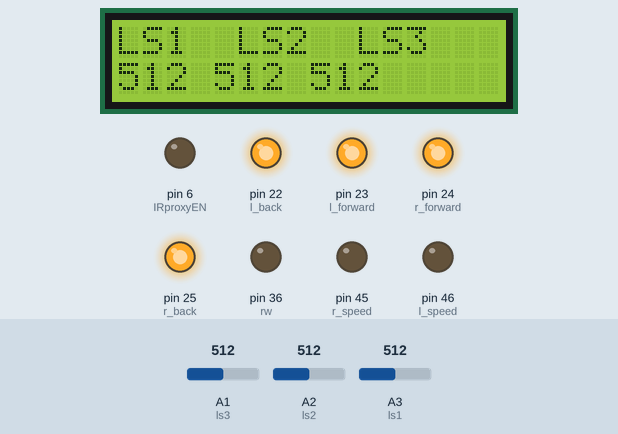
Recording of a sketch running on a simulated Arduino Mega 2560, built with avr-gcc and run on an emulated ATmega2560. Parts: 16×2 character LCD, output pins drawn as LEDs (lit = HIGH). The test bench sets the inputs (shaded band); at power-on: A1 (ls3) = 512, A2 (ls2) = 512, A3 (ls1) = 512.

Above: at 1.2 s.
1.3 s: A1 (ls3) set to 716
At 2.2 s:
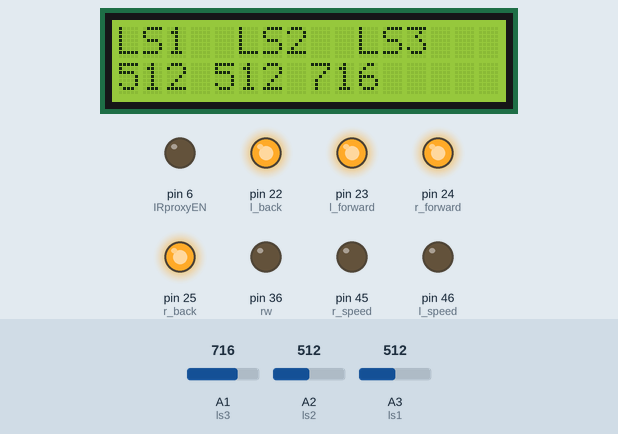
2.8 s: A2 (ls2) set to 716
At 3.1 s:
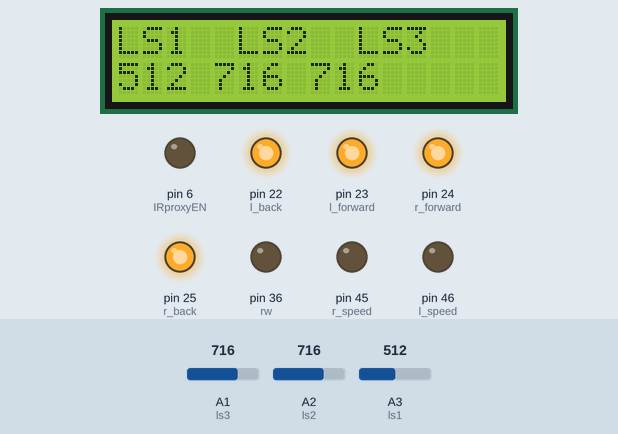
4.3 s: A3 (ls1) set to 716
At 5.3 s:
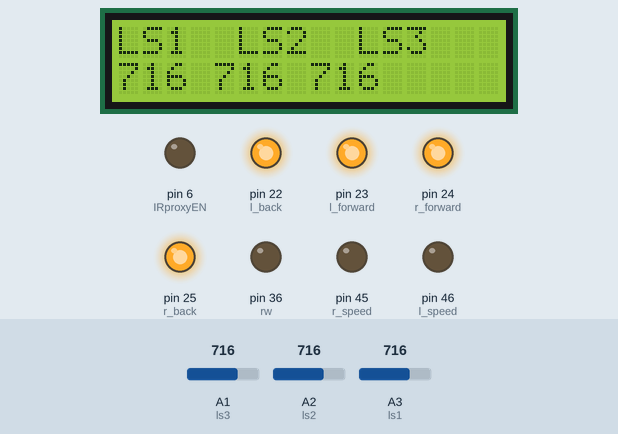
5.8 s: A1 (ls3) set to 900
At 6.2 s:
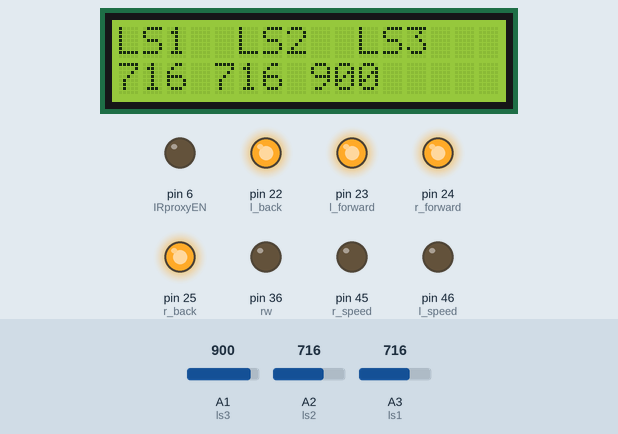
7.3 s: A2 (ls2) set to 900
At 8.4 s:
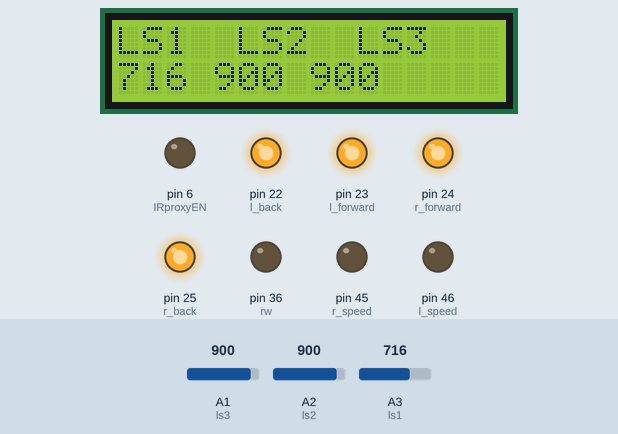
8.8 s: A2 (ls2) set to 11
At 9.4 s:
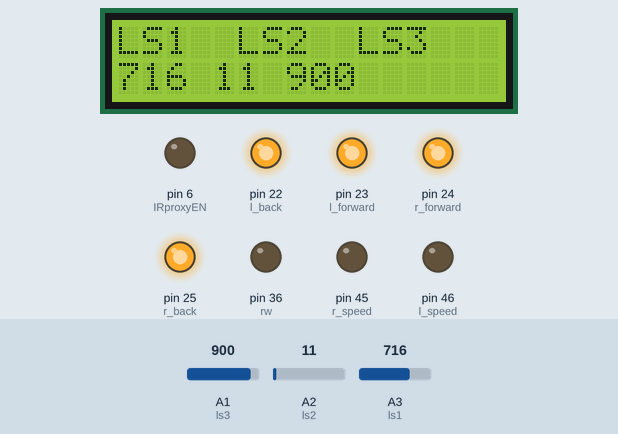
10.3 s: A2 (ls2) set to 8
Timing chart, 0 to 12.8 s (numbered marks = the images above; inputs shaded):
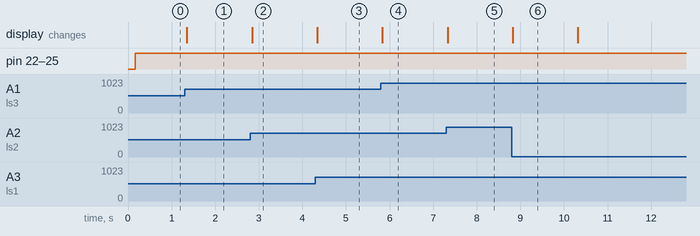

The sketch:

test.ino
```cpp
#include <LiquidCrystal.h>

// initialize the library by associating any needed LCD interface pin
// with the arduino pin number it is connected to
//const int rs = 12, en = 11, d4 = 5, d5 = 4, d6 = 3, d7 = 2;
const int rs = 37, en = 35, d4 = 33, d5 = 32, d6 = 31, d7 = 30, rw = 36;
LiquidCrystal lcd(rs, en, d4, d5, d6, d7);
int linesensorEN = 39;
int ls1 = A3;
int ls2 = A2;
int ls3 = A1;
int IRproxyEN = 6;
int IR1 = A4;
int IR2 = A5;
int IR3 = A6;
int IR4 = A7;
int IR5 = A8;

int l_speed = 46;
int l_forward = 23;
int l_back = 22;
int r_speed = 45;
int r_forward = 24;
int r_back = 25;
int sp = 200;

int ls_left = 0;
int ls_centre = 0;
int ls_right  = 0;
void setup() {

  pinMode(rw, OUTPUT);
  digitalWrite(rw, LOW);

  pinMode(linesensorEN, OUTPUT);
  digitalWrite(linesensorEN, LOW);

  pinMode(IRproxyEN, OUTPUT);
  digitalWrite(IRproxyEN, LOW);
  // set up the LCD's number of columns and rows:
  lcd.begin(16, 2);
  // put your setup code here, to run once:
  pinMode(l_speed, OUTPUT);
  pinMode(l_forward, OUTPUT);
  pinMode(l_back, OUTPUT);
  pinMode(r_speed, OUTPUT);
  pinMode(r_forward, OUTPUT);
  pinMode(r_back, OUTPUT);
}

void loop() {
  ls_left = analogRead(ls1);
  ls_centre = analogRead(ls2);
  ls_right = analogRead(ls3);

  lcd.clear();
  lcd.setCursor(0, 0);
  lcd.print("LS1  ");
  lcd.print("LS2  ");
  lcd.print("LS3  ");
  lcd.setCursor(0, 1);
  lcd.print(ls_left);
  lcd.print(" ");
  lcd.print(  ls_centre);
  lcd.print(" ");
  lcd.print( ls_right);
  lcd.print(" ");
  delay(100);

  if (ls_centre<150)
  {
    if((ls_left>180)&&(ls_right<220))
       {
          forward(200,120);
        }
        else if((ls_right>220)&&(ls_left<180))
        {
          forward(120,200);
        }
        else if((ls_left<180)&&(ls_right<220))
          {
            forward(200,200);
          }
  }
  else
  stopp();

}
void l_f()
{
  digitalWrite(l_back, LOW);
  digitalWrite(l_forward, HIGH);
}
void l_b()
{
  digitalWrite(l_back, HIGH);
  digitalWrite(l_forward, LOW);
}
void l_stop()
{
  digitalWrite(l_back, HIGH);
  digitalWrite(l_forward, HIGH);
}
void r_f()
{
  digitalWrite(r_back, LOW);
  digitalWrite(r_forward, HIGH);
}
void r_b()
{

  digitalWrite(r_back, HIGH);
  digitalWrite(r_forward, LOW);
}
void r_stop()
{
  digitalWrite(r_back, HIGH);
  digitalWrite(r_forward, HIGH);
}
void forward(int a, int b)
{
  analogWrite(l_speed, a);
  analogWrite(r_speed, b);
  l_f();
  r_f();

}
void back(int a, int b)
{
  analogWrite(l_speed, a);
  analogWrite(r_speed, b);
  r_b();
  l_b();
}
void l_turn(int a, int b)
{
  analogWrite(l_speed, a);
  analogWrite(r_speed, b);
  l_b();
  r_f();
}
void r_turn(int a, int b)
{
  analogWrite(l_speed, a);
  analogWrite(r_speed, b);
  r_b();
  l_f();
}
void stopp()
{
  r_stop();
  l_stop();

}
```

Measured:
- after the input at 1.3 s, the display: changes after 0.05 s (image 1)
- after the input at 2.8 s, the display: changes after 0.05 s (image 2)
- after the input at 4.3 s, the display: changes at once (image 3)
- after the input at 5.8 s, the display: changes at once (image 4)
- after the input at 7.3 s, the display: changes at once (image 5)
- after the input at 8.8 s, the display: changes at once (image 6)
